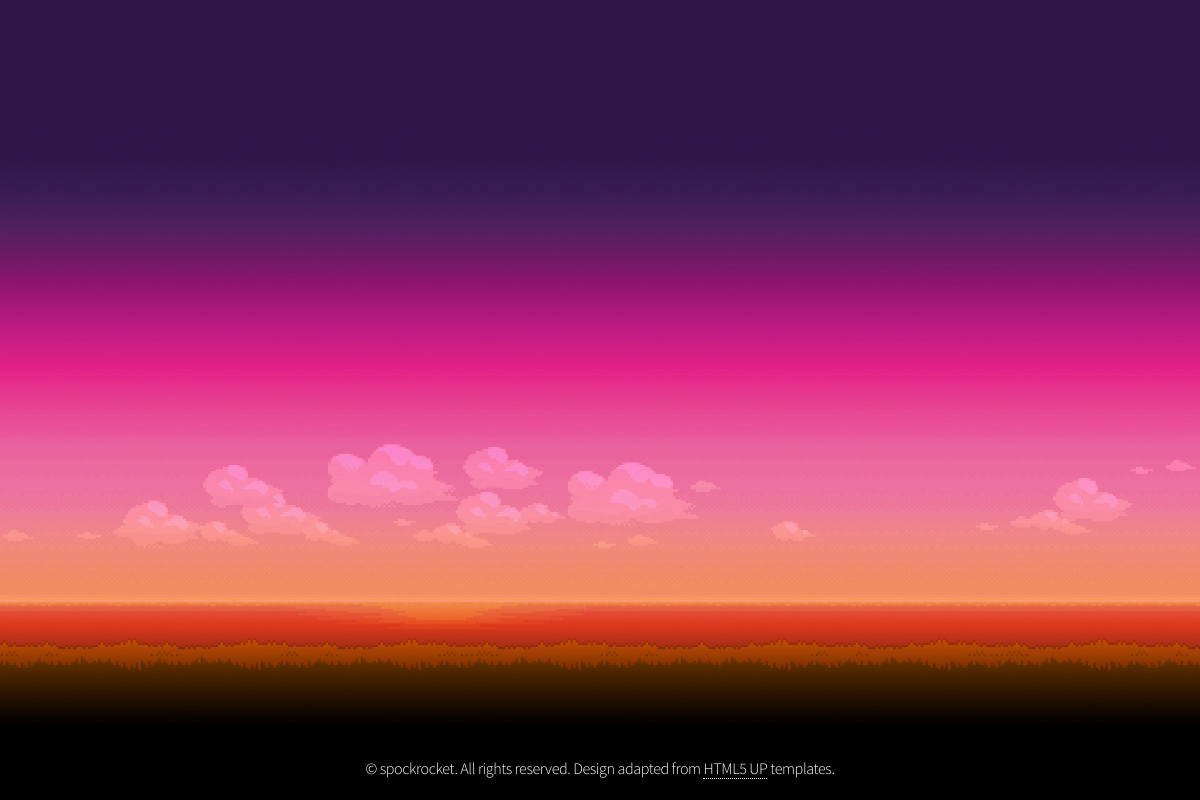
The app's page /blog/archives/, older data.
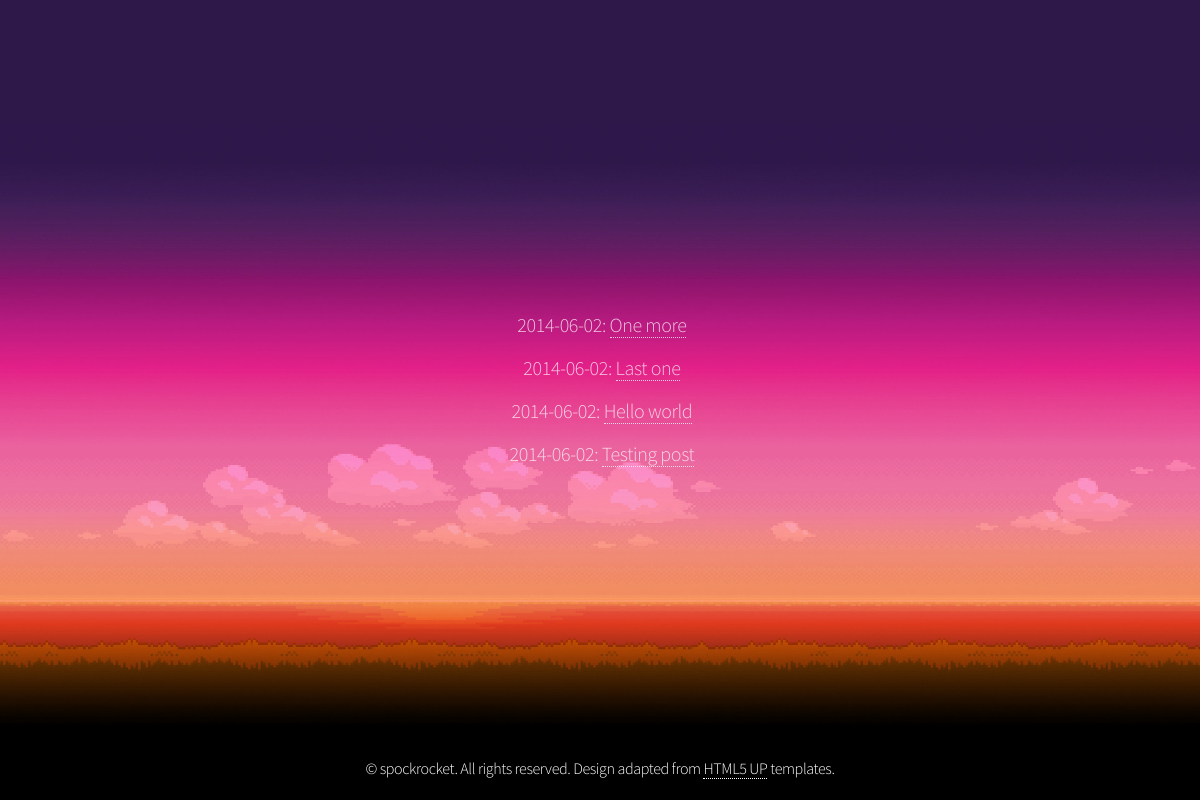
The same page, newer data.
### blog/models.py (models this page shows, shortened)
class Post(models.Model):
	title = models.CharField(max_length=100)
	author = models.CharField(max_length=30)
	body = models.TextField()
	pubDate = models.DateTimeField()
	tags = TaggableManager()

### templates/archives.html
{% extends "base.html" %}
{% block content %}
{% for post in object_list %}
<p>{{ post.pubDate|date:"Y-m-d" }}: <a href="/blog/{{post.id}}">{{ post.title }}</a></p>
{% endfor %}
{% endblock %}

### templates/base.html (shortened to what this page needs)
<!DOCTYPE HTML>
<html>
	<head>
	</head>
	<body class="loading">
		<div id="wrapper">
			<div id="bg"></div>
			<div id="main">
				<header id="header">
					{% block content %}
					{% endblock %}
				</header>
				<footer id="footer">
					<span class="copyright">&copy; spockrocket. All rights reserved. Design adapted from <a href="http://html5up.net">HTML5 UP</a> templates.</span>
				</footer>
			</div>
		</div>
	</body>
</html>

### static/aerial/css/style.css (style rules this page uses)
body, input, select, textarea { color: white; font-family: 'Source Sans Pro', sans-serif; font-size: 15pt; font-weight: 300 !important; letter-spacing: -0.025em; line-height: 1.75em; }
body { background: white; overflow: hidden; }
a { -moz-transition: border-color 0.2s ease-in-out; -webkit-transition: border-color 0.2s ease-in-out; -o-transition: border-color 0.2s ease-in-out; -ms-transition: border-color 0.2s ease-in-out; transition: border-color 0.2s ease-in-out; border-bottom: dotted 1px; color: inherit; outline: 0; text-decoration: none; }
#wrapper { -moz-animation: wrapper 3s forwards; -webkit-animation: wrapper 3s forwards; -o-animation: wrapper 3s forwards; -ms-animation: wrapper 3s forwards; animation: wrapper 3s forwards; height: 100%; left: 0; opacity: 0; position: fixed; top: 0; width: 100%; }
#bg { -moz-animation: bg 60s linear infinite; -webkit-animation: bg 60s linear infinite; -o-animation: bg 60s linear infinite; -ms-animation: bg 60s linear infinite; animation: bg 60s linear infinite; -moz-backface-visibility: hidden; -webkit-backface-visibility: hidden; -o-backface-visibility: hidden; -ms-backface-visibility: hidden; backface-visibility: hidden; -moz-transform: translate3d(0,0,0); -webkit-transform: translate3d(0,0,0); -o-transform: translate3d(0,0,0); -ms-transform: translate3d(0,0,0); transform: translate3d(0,0,0); background-color: #2e1849; background-image: url("/static/aerial/css/images/bg.jpg"); background-position: bottom left; background-repeat: repeat-x; height: 100%; left: 0; opacity: 1; position: fixed; top: 0; }
#bg { background-size: 2250px auto; width: 6750px; }
#main { height: 100%; left: 0; position: fixed; text-align: center; top: 0; width: 100%; }
#main:before { content: ''; display: inline-block; height: 100%; margin-right: 0; vertical-align: middle; width: 1px; }
#header { -moz-animation: header 1s 2.25s forwards; -webkit-animation: header 1s 2.25s forwards; -o-animation: header 1s 2.25s forwards; -ms-animation: header 1s 2.25s forwards; animation: header 1s 2.25s forwards; -moz-backface-visibility: hidden; -webkit-backface-visibility: hidden; -o-backface-visibility: hidden; -ms-backface-visibility: hidden; backface-visibility: hidden; -moz-transform: translate3d(0,0,0); -webkit-transform: translate3d(0,0,0); -o-transform: translate3d(0,0,0); -ms-transform: translate3d(0,0,0); transform: translate3d(0,0,0); cursor: default; display: inline-block; opacity: 0; position: relative; text-align: center; top: -1em; vertical-align: middle; width: 90%; }
#header p { font-size: 1.25em; margin: 0.75em 0 0.25em 0; opacity: 0.75; }
#footer { background-image: -moz-linear-gradient(top, rgba(0,0,0,0), rgba(0,0,0,0.5) 75%); background-image: -webkit-linear-gradient(top, rgba(0,0,0,0), rgba(0,0,0,0.5) 75%); background-image: -o-linear-gradient(top, rgba(0,0,0,0), rgba(0,0,0,0.5) 75%); background-image: -ms-linear-gradient(top, rgba(0,0,0,0), rgba(0,0,0,0.5) 75%); background-image: linear-gradient(top, rgba(0,0,0,0), rgba(0,0,0,0.5) 75%); bottom: 0; cursor: default; height: 6em; left: 0; line-height: 8em; position: absolute; text-align: center; width: 100%; }

### static/aerial/css/style-wide.css (style rules this page uses)
body, input, select, textarea { font-size: 13pt; }
#bg { background-size: 1300px auto; width: 3900px; }

### static/aerial/css/style-normal.css (style rules this page uses)
body, input, select, textarea { font-size: 12pt; }
#bg { background-size: 1200px auto; width: 3600px; }

Row changes from the older to the newer data that the page shows:
added Post: pubDate "2014-06-02", title "One more"
added Post: pubDate "2014-06-02", title "Last one"
added Post: pubDate "2014-06-02", title "Hello world"
added Post: pubDate "2014-06-02", title "Testing post"
